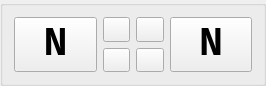
<?xml version="1.0" encoding="UTF-8"?>
<ui version="4.0">
 <class>GuidanceTurning</class>
 <widget class="QGroupBox" name="GuidanceTurning">
  <property name="geometry">
   <rect>
    <x>0</x>
    <y>0</y>
    <width>266</width>
    <height>86</height>
   </rect>
  </property>
  <property name="sizePolicy">
   <sizepolicy hsizetype="Expanding" vsizetype="Minimum">
    <horstretch>0</horstretch>
    <verstretch>0</verstretch>
   </sizepolicy>
  </property>
  <property name="windowTitle">
   <string>Turning</string>
  </property>
  <property name="title">
   <string/>
  </property>
  <layout class="QGridLayout" name="gridLayout">
   <item row="0" column="0" rowspan="2">
    <widget class="QPushButton" name="pbLeft">
     <property name="sizePolicy">
      <sizepolicy hsizetype="Expanding" vsizetype="Expanding">
       <horstretch>3</horstretch>
       <verstretch>1</verstretch>
      </sizepolicy>
     </property>
     <property name="font">
      <font>
       <family>Monospace</family>
       <pointsize>30</pointsize>
       <weight>75</weight>
       <bold>true</bold>
      </font>
     </property>
     <property name="focusPolicy">
      <enum>Qt::NoFocus</enum>
     </property>
     <property name="text">
      <string>N</string>
     </property>
     <property name="icon">
      <iconset theme="go-previous">
       <normaloff>.</normaloff>.</iconset>
     </property>
     <property name="iconSize">
      <size>
       <width>48</width>
       <height>48</height>
      </size>
     </property>
     <property name="checkable">
      <bool>true</bool>
     </property>
     <property name="flat">
      <bool>false</bool>
     </property>
    </widget>
   </item>
   <item row="0" column="1">
    <widget class="QToolButton" name="pbPlusLeft">
     <property name="sizePolicy">
      <sizepolicy hsizetype="Expanding" vsizetype="Expanding">
       <horstretch>1</horstretch>
       <verstretch>1</verstretch>
      </sizepolicy>
     </property>
     <property name="icon">
      <iconset theme="list-add">
       <normaloff>.</normaloff>.</iconset>
     </property>
     <property name="autoRepeat">
      <bool>true</bool>
     </property>
     <property name="autoRepeatDelay">
      <number>500</number>
     </property>
     <property name="autoRepeatInterval">
      <number>250</number>
     </property>
    </widget>
   </item>
   <item row="0" column="2">
    <widget class="QToolButton" name="pbPlusRight">
     <property name="sizePolicy">
      <sizepolicy hsizetype="Expanding" vsizetype="Expanding">
       <horstretch>1</horstretch>
       <verstretch>1</verstretch>
      </sizepolicy>
     </property>
     <property name="icon">
      <iconset theme="list-add">
       <normaloff>.</normaloff>.</iconset>
     </property>
     <property name="autoRepeat">
      <bool>true</bool>
     </property>
     <property name="autoRepeatDelay">
      <number>500</number>
     </property>
     <property name="autoRepeatInterval">
      <number>250</number>
     </property>
    </widget>
   </item>
   <item row="0" column="3" rowspan="2">
    <widget class="QPushButton" name="pbRight">
     <property name="sizePolicy">
      <sizepolicy hsizetype="Expanding" vsizetype="Expanding">
       <horstretch>3</horstretch>
       <verstretch>1</verstretch>
      </sizepolicy>
     </property>
     <property name="font">
      <font>
       <family>Monospace</family>
       <pointsize>30</pointsize>
       <weight>75</weight>
       <bold>true</bold>
      </font>
     </property>
     <property name="focusPolicy">
      <enum>Qt::NoFocus</enum>
     </property>
     <property name="layoutDirection">
      <enum>Qt::RightToLeft</enum>
     </property>
     <property name="styleSheet">
      <string notr="true">image: url(:/themes/oxygen/48x48/actions/edit-redo.png);</string>
     </property>
     <property name="text">
      <string>N</string>
     </property>
     <property name="icon">
      <iconset theme="go-next">
       <normaloff>.</normaloff>.</iconset>
     </property>
     <property name="iconSize">
      <size>
       <width>48</width>
       <height>48</height>
      </size>
     </property>
     <property name="checkable">
      <bool>true</bool>
     </property>
    </widget>
   </item>
   <item row="1" column="1">
    <widget class="QToolButton" name="pbMinusLeft">
     <property name="sizePolicy">
      <sizepolicy hsizetype="Expanding" vsizetype="Expanding">
       <horstretch>1</horstretch>
       <verstretch>1</verstretch>
      </sizepolicy>
     </property>
     <property name="icon">
      <iconset theme="list-remove">
       <normaloff>.</normaloff>.</iconset>
     </property>
     <property name="autoRepeat">
      <bool>true</bool>
     </property>
     <property name="autoRepeatDelay">
      <number>500</number>
     </property>
     <property name="autoRepeatInterval">
      <number>250</number>
     </property>
    </widget>
   </item>
   <item row="1" column="2">
    <widget class="QToolButton" name="pbMinusRight">
     <property name="sizePolicy">
      <sizepolicy hsizetype="Expanding" vsizetype="Expanding">
       <horstretch>1</horstretch>
       <verstretch>1</verstretch>
      </sizepolicy>
     </property>
     <property name="icon">
      <iconset theme="list-remove">
       <normaloff>.</normaloff>.</iconset>
     </property>
     <property name="autoRepeat">
      <bool>true</bool>
     </property>
     <property name="autoRepeatDelay">
      <number>500</number>
     </property>
     <property name="autoRepeatInterval">
      <number>250</number>
     </property>
    </widget>
   </item>
  </layout>
 </widget>
 <resources/>
 <connections/>
</ui>
